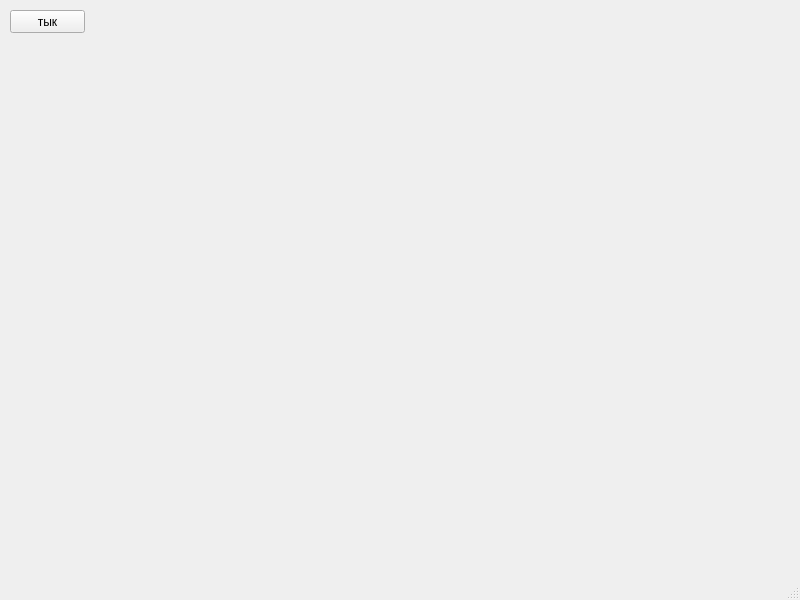
<?xml version="1.0" encoding="UTF-8"?>
<ui version="4.0">
 <class>MainWindow</class>
 <widget class="QMainWindow" name="MainWindow">
  <property name="geometry">
   <rect>
    <x>0</x>
    <y>0</y>
    <width>800</width>
    <height>600</height>
   </rect>
  </property>
  <property name="windowTitle">
   <string>Git и желтые окружности</string>
  </property>
  <widget class="QWidget" name="centralwidget">
   <widget class="QPushButton" name="pushButton">
    <property name="geometry">
     <rect>
      <x>10</x>
      <y>10</y>
      <width>75</width>
      <height>23</height>
     </rect>
    </property>
    <property name="text">
     <string>тык</string>
    </property>
   </widget>
  </widget>
  <widget class="QMenuBar" name="menubar">
   <property name="geometry">
    <rect>
     <x>0</x>
     <y>0</y>
     <width>800</width>
     <height>21</height>
    </rect>
   </property>
  </widget>
  <widget class="QStatusBar" name="statusbar"/>
 </widget>
 <resources/>
 <connections/>
</ui>
